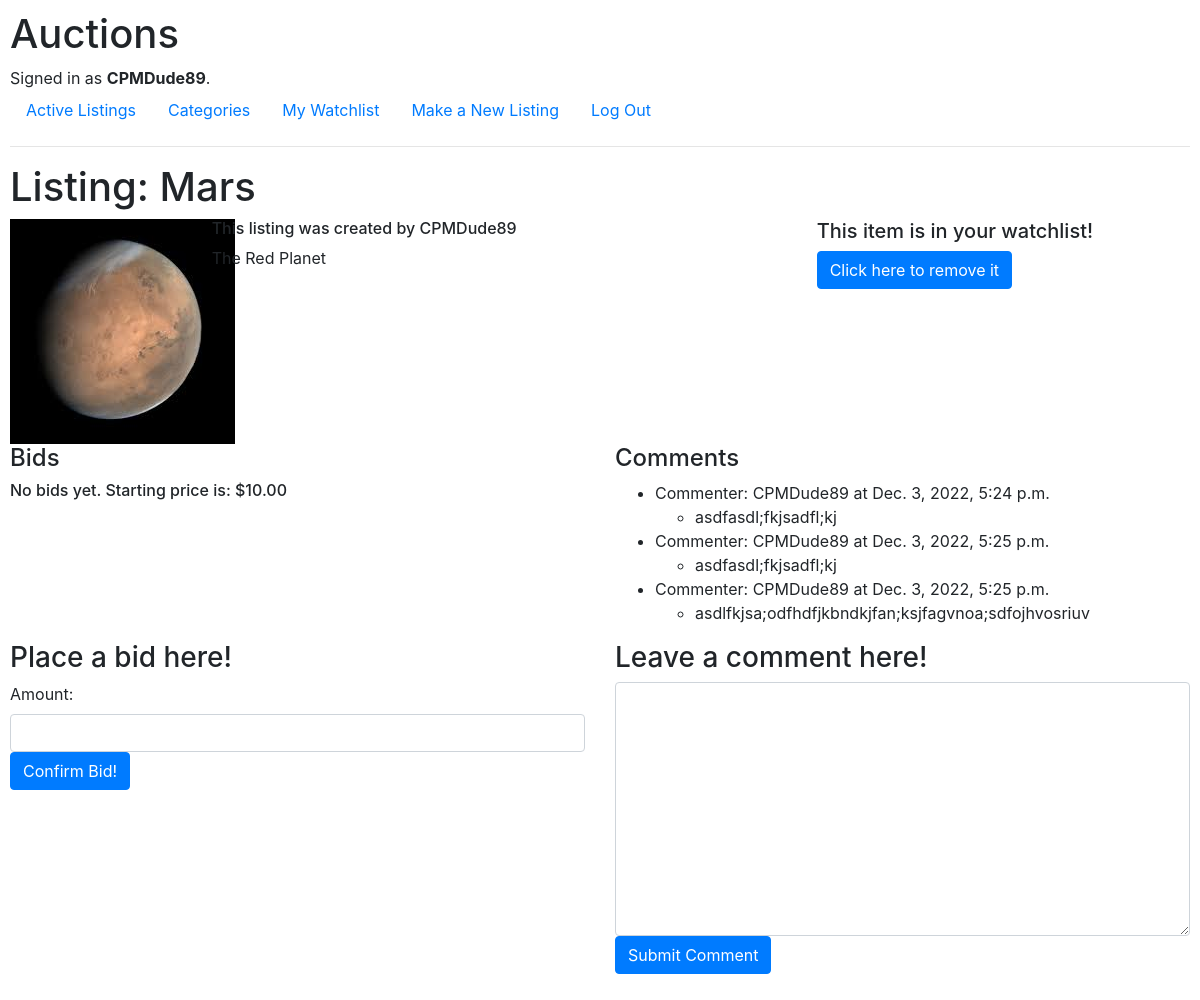
Page /Mars (signed in) on the committed database.
### auctions/models.py (models this page shows, shortened)
class User(AbstractUser):
    pass

class Listing(models.Model):
    name = models.CharField(max_length=64, unique=True)
    starting_bid = models.DecimalField(decimal_places=2, max_digits=10)
    category = models.ForeignKey(Category, on_delete=models.CASCADE, related_name="listings", blank=True, null=True)
    description = models.TextField(max_length=512)
    image = models.ImageField(upload_to="auctions/", blank=True)
    user = models.ForeignKey(User, on_delete=models.CASCADE, related_name="listings")
    user_winner = models.ForeignKey(User, on_delete=models.CASCADE, related_name="listings_won", blank=True, null=True)
    active = models.BooleanField(default=True)

class Comment(models.Model):
    user = models.ForeignKey(User, on_delete=models.CASCADE, related_name="comments")
    text = models.TextField(max_length=512)
    listing = models.ForeignKey(Listing, on_delete=models.CASCADE, related_name="comments", blank=True)
    date = models.DateTimeField(auto_now_add=True, blank=True)

### auctions/views.py (the view, shortened to what this page needs)
# urls.py: path("<str:listing_name>", views.listing_view, name="listing")
def listing_view(request, listing_name):
    findListing = listingSearch(listing_name)
    if findListing:
        listing = Listing.objects.get(pk=findListing) # remember, listingSearch() returns an int -- which is a pk
    else:
        return render(request, "auctions/not_found.html")
    if request.user.is_authenticated:
        w_list = Watchlist.objects.get(user=request.user)
        w_listings = w_list.listings.all()
        if listing in w_listings:
            message = "This item is in your watchlist!"
            button_message = "Click here to remove it"
            wform = AddRemoveWatchlistForm(initial={'in_list': True, 'listing': listing.name})
        else:
            message = "This item is NOT in your watchlist!"
            button_message = "Click here to add it"
            wform = AddRemoveWatchlistForm(initial={'in_list': False, 'listing': listing.name})
        if request.method == "POST" and 'bform_button' in request.POST: # if BidForm button was clicked
            bform = BidForm(request.POST)
            if bform.is_valid():
                bform.save()
                bform = BidForm(initial={'user': request.user, 'listing': listing}) # instantiate a new BidForm so user can keep bidding on same page
            else:
                bform = BidForm(request.POST) # error handling
        else:
            bform = BidForm(initial={'user': request.user, 'listing': listing})
        if request.method == "POST" and "cform_button" in request.POST: # if CommentForm button was clicked
            cform = CommentForm(request.POST)
            if cform.is_valid():
                cform.save()
                cform = CommentForm(initial={'user': request.user, 'listing': listing}) # instantiate a new CommentForm so user can keep commenting on same page
            else:
                cform = CommentForm(request.POST) # error handling
        else:
            cform = CommentForm(initial={'user': request.user, 'listing': listing})
        if request.method == "POST" and 'closeform_button' in request.POST: # if close listing button was clicked
            closeform = CloseListingForm(request.POST)
            if closeform.is_valid():
                listing.active = False
                winner = User.objects.get(username=closeform.cleaned_data['user_winner'])
                listing.user_winner = winner # just a variable for the template
                listing.save()
            else:
                closeform = CloseListingForm(request.POST) # error handling
                listing_active = listing.active # just a template variable
        else:
            if not listing.bids.all():
                closeform = CloseListingForm() # form is instantiated without a winner, so no user can be assigned winner
                listing_active = listing.active
            else:
                winner = listing.bids.last().user
                closeform = CloseListingForm(initial={'user_winner': winner})
                listing_active = listing.active
        listing_active = listing.active # I think this needs to be here if a successful closeform has been submitted
        if request.user == listing.user:
            is_users_listing = True
        else:
            is_users_listing = False
        if request.user == listing.user_winner:
            is_listing_winner = True
        else:
            is_listing_winner = False
        highest_bid = listing.bids.last()
        comments = listing.comments.all()
        return render(request, "auctions/listing.html", {
            "listing": listing,
            'highest_bid': highest_bid,
            "comments": comments,
            "message": message,
            "button_message": button_message,
            "wform": wform,
            'bform': bform,
            'cform': cform,
            'closeform': closeform,
            'is_users_listing': is_users_listing,
            'is_listing_winner': is_listing_winner,
            'listing_active': listing_active
        })

### auctions/util.py
class AddRemoveWatchlistForm(forms.Form):
    in_list = forms.BooleanField(widget=forms.HiddenInput(), required=False)
    listing = forms.CharField(max_length=64, widget=forms.HiddenInput())

class BidForm(ModelForm):
    class Meta:
        model = Bid
        fields = ['user', 'amount', 'listing']
        widgets = {
            'user': forms.HiddenInput(),
            'amount': forms.NumberInput(attrs={'class': "form-control"}),
            'listing': forms.HiddenInput()
        }

### auctions/util.py (called while the page is built)
def listingSearch(query):
    try:
        listing = Listing.objects.get(name__iexact=query)
        return listing.pk
    except:
        return False

### auctions/templates/auctions/listing.html (shortened to what this page needs)
{% extends "auctions/layout.html" %}
{% load static %}
{% block body %}
<div class='row'>
  <h1 style="padding-left: 15px;">Listing: {{listing.name}}</h1>
</div>
<div class='row'>
  <div class='col-2'>
    <img src="{{listing.image.url}}" alt="listing picture"/>
  </div>
  <div class='col-6'>
    <h6>This listing was created by {{listing.user.username}}</h6>
    <p>{{listing.description}}</p>
  </div>
  <div class='col-4'>
    {% if user.is_authenticated %}
      <h5>{{ message }}</h5>
      <form action="{% url 'watchlist' %}" method="post">
        <button type="submit" class="btn btn-primary">{{button_message}}</button>
      </form>
    {% endif %}
  </div>
</div>
<div class='row'>
  <div class='col'>
    {% if listing.active %}
    <h4>Bids</h4>
      {% if highest_bid %}
        <h6>The current price to beat for this item is: ${{highest_bid.amount}}. Made by {{highest_bid.user.username}} at {{highest_bid.date}}</h6>
      {% else %}
        <h6>No bids yet. Starting price is: ${{listing.starting_bid}}</h6>
      {% endif %}
    {% endif %}
  </div>
  <div class='col'>
    <h4>Comments</h4>
    <ul>
        {% for c in comments %}
        <li>Commenter: {{ c.user }} at {{ c.date }}</li>
        <ul>
          <li>{{c.text}}</li>
        </ul>
        {% empty %}
        <li><p>Currently no comments on this listing</p></li>
        {% endfor %}
    </ul>
  </div>
</div>
{% if user.is_authenticated %}
  <div class='row'>
    <div class='col'>
      {% if listing_active %}
        <h3>Place a bid here!</h3>
        <div class='form-group'>
          <form action="{% url 'listing' listing.name %}" method="post">
              {{ bform }}
            <button type="submit" class="btn btn-primary" name="bform_button">Confirm Bid!</button>
          </form>
        </div>
      {% endif %}
    </div>
    <div class='col'>
      <h3>Leave a comment here!</h3>
      <div class="form-group">
        <form action="{% url 'listing' listing.name %}" method="post">
          {{ cform }}
          <button type="submit" class="btn btn-primary" name="cform_button">Submit Comment</button>
        </form>
      </div>
    </div>
  </div>
{% endif %}
{% endblock %}

### auctions/templates/auctions/layout.html (shortened to what this page needs)
{% load static %}
<!DOCTYPE html>
<html lang="en">
    <head>
        <link rel="stylesheet" href="https://stackpath.bootstrapcdn.com/bootstrap/4.4.1/css/bootstrap.min.css">
        <link href="{% static 'auctions/styles.css' %}" rel="stylesheet">
    </head>
    <body>
        <h1>Auctions</h1>
        <div>
            {% if user.is_authenticated %}
                Signed in as <strong>{{ user.username }}</strong>.
            {% else %}
                Not signed in.
            {% endif %}
        </div>
        <ul class="nav">
            <li class="nav-item">
                <a class="nav-link" href="{% url 'index' %}">Active Listings</a>
            </li>
            <li class="nav-item">
                <a class="nav-link" href="{% url 'categories' %}">Categories</a>
            </li>
            {% if user.is_authenticated %}
            <li class="nav-item">
                <a class="nav-link" href="{% url 'watchlist' %}">My Watchlist</a>
            </li>
            <li class="nav-item">
                <a class="nav-link" href="{% url 'new_listing' %}">Make a New Listing</a>
            </li>
                <li class="nav-item">
                    <a class="nav-link" href="{% url 'logout' %}">Log Out</a>
                </li>
            {% endif %}
        </ul>
        <hr>
        {% block body %}
        {% endblock %}
    </body>
</html>

### auctions/static/auctions/styles.css (style rules this page uses)
body { padding: 10px; }

### rows in the picture
User: username "CPMDude89"
Listing: name "Mars", image (picture), user.username "CPMDude89", description "The Red Planet", starting_bid "10.00"
Comment: user "CPMDude89", date "Dec. 3, 2022, 5:24 p.m.", text "asdfasdl;fkjsadfl;kj"
Comment: user "CPMDude89", date "Dec. 3, 2022, 5:25 p.m.", text "asdfasdl;fkjsadfl;kj"
Comment: user "CPMDude89", date "Dec. 3, 2022, 5:25 p.m.", text "asdlfkjsa;odfhdfjkbndkjfan;ksjfagvnoa;sdfojhvosriuv"

### other values in the picture
{{ message }} "This item is in your watchlist!"
{{ button_message }} "Click here to remove it"
